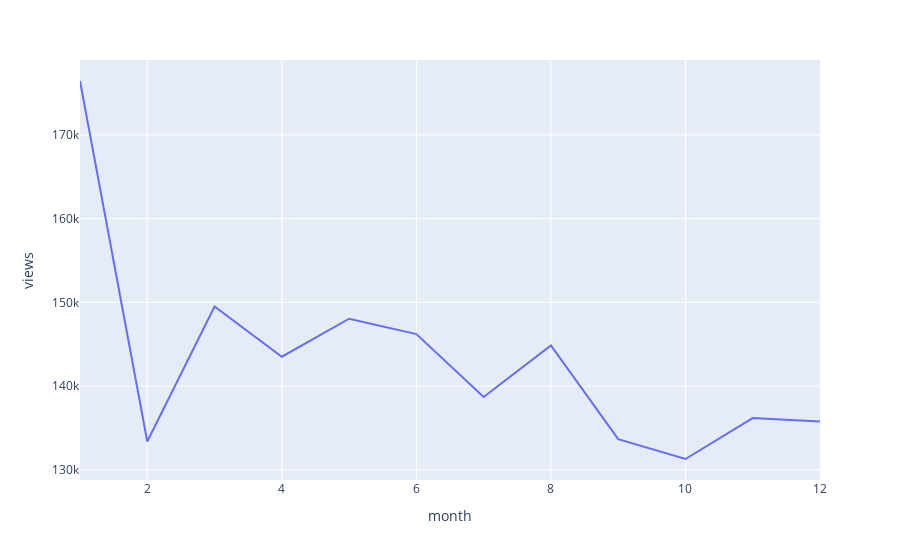

The notebook cell this image was saved under:
### Markdown cell above
#### Можно посмотреть по месяцам, из предположения, что студенты активно ищут статьи в определенные месяцы при заполнении списка литературы

### Code cell
px.line(df[['views','month']].sort_values('month').groupby('month').sum().reset_index(), x='month', y="views")

### Figure 1 — Plotly figure (JSON) as saved in the notebook; plotly's stock layout.template omitted (floating-point values rounded to 4 significant figures)
{"data": [{"hovertemplate": "month=%{x}<br>views=%{y}<extra></extra>", "legendgroup": "", "line": {"color": "#636efa", "dash": "solid"}, "marker": {"symbol": "circle"}, "mode": "lines", "name": "", "orientation": "v", "showlegend": false, "type": "scatter", "x": [1, 2, 3, 4, 5, 6, 7, 8, 9, 10, 11, 12], "xaxis": "x", "y": [176447, 133378, 149498, 143506, 148042, 146209, 138689, 144850, 133650, 131281, 136172, 135770], "yaxis": "y"}], "layout": {"legend": {"tracegroupgap": 0}, "margin": {"t": 60}, "xaxis": {"anchor": "y", "domain": [0, 1], "title": {"text": "month"}}, "yaxis": {"anchor": "x", "domain": [0, 1], "title": {"text": "views"}}}}
